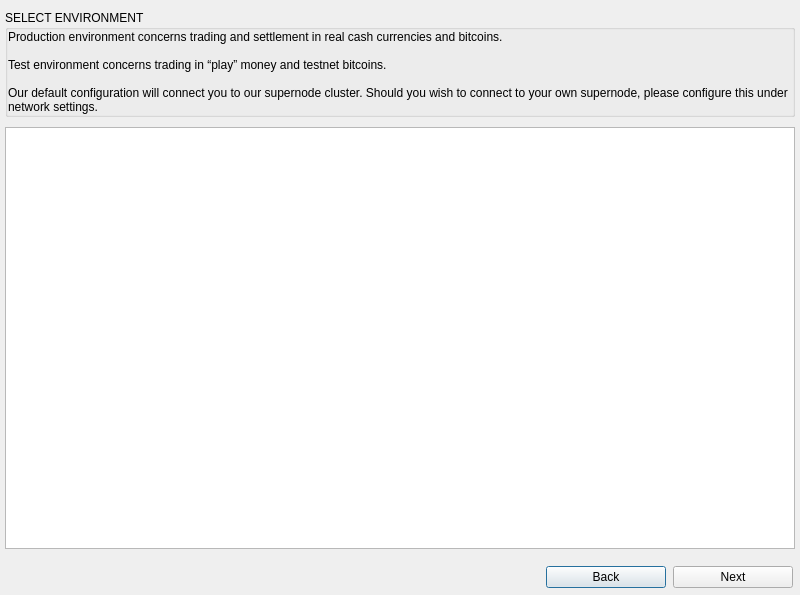
<?xml version="1.0" encoding="UTF-8"?>
<!--

***********************************************************************************
* Copyright (C) 2019 - 2020, BlockSettle AB
* Distributed under the GNU Affero General Public License (AGPL v3)
* See LICENSE or http://www.gnu.org/licenses/agpl.html
*
**********************************************************************************

-->
<ui version="4.0">
 <class>StartupDialog</class>
 <widget class="QDialog" name="StartupDialog">
  <property name="geometry">
   <rect>
    <x>0</x>
    <y>0</y>
    <width>800</width>
    <height>595</height>
   </rect>
  </property>
  <property name="windowTitle">
   <string>StartupDialog</string>
  </property>
  <layout class="QVBoxLayout" name="verticalLayout">
   <property name="spacing">
    <number>5</number>
   </property>
   <property name="leftMargin">
    <number>0</number>
   </property>
   <property name="topMargin">
    <number>0</number>
   </property>
   <property name="rightMargin">
    <number>0</number>
   </property>
   <property name="bottomMargin">
    <number>0</number>
   </property>
   <item>
    <widget class="QStackedWidget" name="stackedWidget">
     <property name="currentIndex">
      <number>1</number>
     </property>
     <widget class="QWidget" name="pageAgreement">
      <layout class="QVBoxLayout" name="verticalLayout_3">
       <property name="spacing">
        <number>5</number>
       </property>
       <property name="leftMargin">
        <number>5</number>
       </property>
       <property name="topMargin">
        <number>5</number>
       </property>
       <property name="rightMargin">
        <number>5</number>
       </property>
       <property name="bottomMargin">
        <number>5</number>
       </property>
       <item>
        <widget class="QTextBrowser" name="textBrowserLicense">
         <property name="minimumSize">
          <size>
           <width>0</width>
           <height>0</height>
          </size>
         </property>
         <property name="openExternalLinks">
          <bool>true</bool>
         </property>
        </widget>
       </item>
      </layout>
     </widget>
     <widget class="QWidget" name="pageSettings">
      <layout class="QVBoxLayout" name="verticalLayout_4">
       <property name="spacing">
        <number>10</number>
       </property>
       <property name="leftMargin">
        <number>5</number>
       </property>
       <property name="topMargin">
        <number>10</number>
       </property>
       <property name="rightMargin">
        <number>5</number>
       </property>
       <property name="bottomMargin">
        <number>5</number>
       </property>
       <item>
        <widget class="QGroupBox" name="groupBox">
         <property name="font">
          <font>
           <weight>50</weight>
           <bold>false</bold>
          </font>
         </property>
         <property name="title">
          <string>SELECT ENVIRONMENT</string>
         </property>
         <property name="h5" stdset="0">
          <bool>false</bool>
         </property>
         <layout class="QVBoxLayout" name="verticalLayout_2">
          <property name="spacing">
           <number>0</number>
          </property>
          <property name="leftMargin">
           <number>0</number>
          </property>
          <property name="topMargin">
           <number>0</number>
          </property>
          <property name="rightMargin">
           <number>0</number>
          </property>
          <property name="bottomMargin">
           <number>0</number>
          </property>
          <item>
           <widget class="QLabel" name="bodyLabel">
            <property name="text">
             <string>Production environment concerns trading and settlement in real cash currencies and bitcoins. 

Test environment concerns trading in “play” money and testnet bitcoins. 

Our default configuration will connect you to our supernode cluster. Should you wish to connect to your own supernode, please configure this under network settings.</string>
            </property>
            <property name="wordWrap">
             <bool>true</bool>
            </property>
            <property name="openExternalLinks">
             <bool>true</bool>
            </property>
            <property name="h5" stdset="0">
             <bool>false</bool>
            </property>
           </widget>
          </item>
         </layout>
        </widget>
       </item>
       <item>
        <widget class="QWidget" name="connectivity" native="true">
         <property name="focusPolicy">
          <enum>Qt::StrongFocus</enum>
         </property>
         <layout class="QVBoxLayout" name="listLyt">
          <property name="spacing">
           <number>0</number>
          </property>
          <property name="leftMargin">
           <number>0</number>
          </property>
          <property name="topMargin">
           <number>0</number>
          </property>
          <property name="rightMargin">
           <number>0</number>
          </property>
          <property name="bottomMargin">
           <number>0</number>
          </property>
          <item>
           <widget class="QTableView" name="envConnectivityListView">
            <property name="horizontalScrollBarPolicy">
             <enum>Qt::ScrollBarAsNeeded</enum>
            </property>
            <property name="alternatingRowColors">
             <bool>true</bool>
            </property>
            <property name="selectionMode">
             <enum>QAbstractItemView::SingleSelection</enum>
            </property>
            <property name="selectionBehavior">
             <enum>QAbstractItemView::SelectRows</enum>
            </property>
            <property name="textElideMode">
             <enum>Qt::ElideNone</enum>
            </property>
            <property name="showGrid">
             <bool>false</bool>
            </property>
            <property name="cornerButtonEnabled">
             <bool>false</bool>
            </property>
            <attribute name="horizontalHeaderVisible">
             <bool>true</bool>
            </attribute>
            <attribute name="horizontalHeaderStretchLastSection">
             <bool>true</bool>
            </attribute>
            <attribute name="verticalHeaderVisible">
             <bool>false</bool>
            </attribute>
           </widget>
          </item>
         </layout>
        </widget>
       </item>
      </layout>
     </widget>
    </widget>
   </item>
   <item>
    <widget class="QWidget" name="widget_2" native="true">
     <property name="buttonBar" stdset="0">
      <bool>true</bool>
     </property>
     <layout class="QHBoxLayout" name="horizontalLayout_2">
      <property name="spacing">
       <number>7</number>
      </property>
      <property name="leftMargin">
       <number>7</number>
      </property>
      <property name="topMargin">
       <number>7</number>
      </property>
      <property name="rightMargin">
       <number>7</number>
      </property>
      <property name="bottomMargin">
       <number>7</number>
      </property>
      <item>
       <spacer name="horizontalSpacer_2">
        <property name="orientation">
         <enum>Qt::Horizontal</enum>
        </property>
        <property name="sizeHint" stdset="0">
         <size>
          <width>40</width>
          <height>20</height>
         </size>
        </property>
       </spacer>
      </item>
      <item>
       <widget class="QPushButton" name="pushButtonBack">
        <property name="minimumSize">
         <size>
          <width>120</width>
          <height>0</height>
         </size>
        </property>
        <property name="text">
         <string>Back</string>
        </property>
       </widget>
      </item>
      <item>
       <widget class="QPushButton" name="pushButtonNext">
        <property name="minimumSize">
         <size>
          <width>120</width>
          <height>0</height>
         </size>
        </property>
        <property name="text">
         <string>Next</string>
        </property>
       </widget>
      </item>
     </layout>
    </widget>
   </item>
  </layout>
 </widget>
 <resources/>
 <connections/>
</ui>
